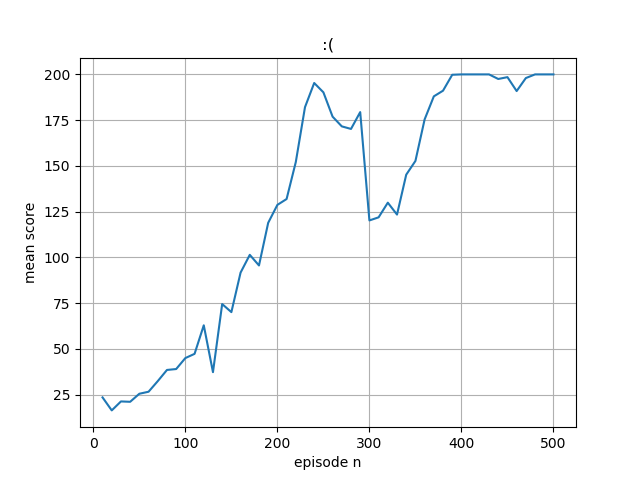

Generate this figure with Python:
import numpy as np
import gym
import sys
import tensorflow as tf 
import matplotlib
import matplotlib.pyplot as plt
model = tf.keras.models.Sequential([
  tf.keras.layers.Dense(128,input_shape=(1,4),activation='relu'),
  tf.keras.layers.Dense(2, activation='softmax')
])
optimizer = tf.keras.optimizers.Adam(learning_rate = 0.01)
model.summary()
episode_n=[]
mean_score=[]
def update_policy():
 print(len(replay_buffer))
 # exit()
 losses=[]
 losses2=[]
 with tf.GradientTape() as tape:
  for x in replay_buffer:
   for state,action,reward in x:
     logits = model(state)
     # if(action==0):
     #   loss = compute_loss([[1,0]], logits)
     # else:
     #   loss = compute_loss([[0,1]], logits)
     losses.append(-tf.math.log(tf.gather(tf.squeeze(logits),tf.convert_to_tensor(action)))*reward)
  losses=tf.math.reduce_sum(losses)
  # losses=tf.math.reduce_sum(losses)
  losses/=10
  grads = tape.gradient(losses, model.trainable_variables)
  optimizer.apply_gradients(zip(grads, model.trainable_variables))
 # print(grads)
 # exit()

def discount_normalize_rewards(r, gamma = 0.99):
    discounted_r = np.zeros_like(r)
    running_add = 0
    for t in reversed(range(0, r.size)):
        running_add = running_add * gamma + r[t]
        discounted_r[t] = running_add
        # print(discounted_r)
    discounted_r -= np.mean(discounted_r)
    discounted_r /= np.std(discounted_r)
    return discounted_r
env = gym.make('CartPole-v0')
env.seed(1)
# env._max_episode_steps = 1000
episodes = 500
batch_size = 10
score=0
replay_buffer=[]
for e in range(episodes):
  
  state = env.reset()
  
  episode_memory = []
  episode_score = 0
  done = False 
  while not done:
    state = state.reshape([1,4])
    logits = model(state)
    # print(logits)
    # print(state)
    # state = state.reshape([1,1,4])
    # print(state)
    # state=[[[ 0.03073904,0.00145001,-0.03088818,-0.03131252]],[[ 0.03073904,0.00145001,-0.03088818,-0.03131252]]]
    # print(np.array(state).shape)
    # print(model.predict(np.array(state),2))
    # exit()
    a_dist = logits.numpy()
    # Choose random action with p = action 
    a = np.random.choice(a_dist[0],p=a_dist[0])
    a, = np.where(a_dist[0] == a)
    a=a[0]
    #need numpy int64
    # if(a==0):
    # 	loss = compute_loss([[1,0]], logits)
    # else:
    # 	loss = compute_loss([[0,1]], logits)
    # make the choosen action 
    next_state, reward, done, _ = env.step(a)
    episode_score +=reward
    episode_memory.append([state,a,reward])
    state=next_state
  episode_memory=np.array(episode_memory)
  episode_memory[:,2] = discount_normalize_rewards(episode_memory[:,2])
  replay_buffer.append(episode_memory)
  score+=episode_score
  
  # 
  # print(replay_buffer[:,2])
  # exit()

  # with tf.GradientTape() as tape:
  #   losses=[]
  #   for state,action,reward in replay_buffer:
  #     logits = model(state)
  #     if(action==0):
  #       loss = compute_loss([[1,0]], logits)
  #     else:
  #       loss = compute_loss([[0,1]], logits)
  #     losses.append(loss*reward)
  #   print(losses)
  #   exit()
  #   losses=-tf.reduce_sum(losses)
  #   grads = tape.gradient(loss, model.trainable_variables)
  #   print(grads)
  #   exit()
  print("Episode  {}  Score  {}".format(e+1, episode_score))
  if (e+1) % batch_size == 0:
    episode_n.append(e+1)
    mean_score.append(score/10)
    print("Episode  mean  score  {}".format(score/10))
    update_policy()
    replay_buffer=[]
    score=0
    print("==Policy Updated==")

fig, ax = plt.subplots()
ax.plot(episode_n, mean_score)
ax.set(xlabel='episode n', ylabel='mean score',title=':(')
ax.grid()
fig.savefig("test.png")
plt.show()
  
